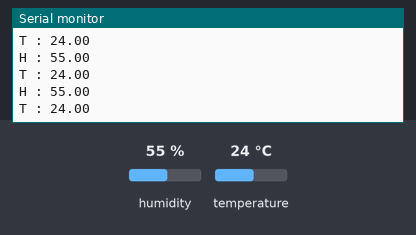
Simulated run of this sketch. Board: Arduino Uno, built with avr-gcc and run on an emulated ATmega328P. Shown: the last lines printed to the serial monitor. The test bench sets the inputs (shaded band); at power-on: humidity 55 %, temperature 24 °C.

Above: at 2.8 s.
2.9 s: humidity set to 22 %
At 4.89 s:
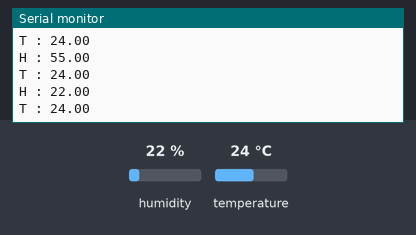
5.6 s: temperature set to 12 °C
At 6.92 s:
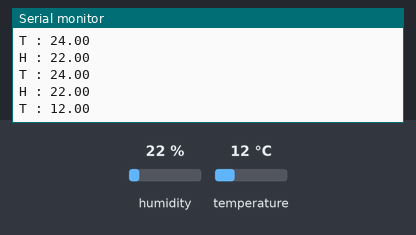
8.3 s: humidity set to 40 %
At 8.94 s:
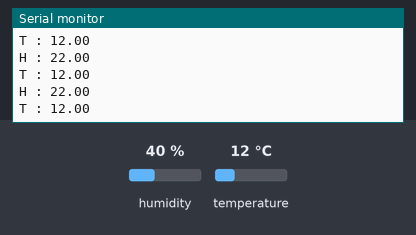
Timing chart, 0 to 11.3 s (numbered marks = the images above; inputs shaded):
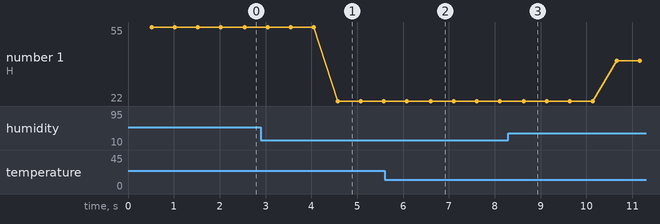

The sketch:

dht11_I.ino
```cpp
#include "DHT.h";
DHT dht(7, DHT11);


void setup() {
  // put your setup code here, to run once:
  dht.begin();
  Serial.begin(9600);
}

void loop() {
  // put your main code here, to run repeatedly:
  double humidity = dht.readHumidity();
  double temp = dht.readTemperature();
  delay(500);
  Serial.print("H : ");
  Serial.println(humidity);
  Serial.print("T : ");
  Serial.println(temp);
}
```

Measured:
- after the input at 2.9 s, the serial monitor: prints a new line after 1.7 s (image 1)
- after the input at 5.6 s, the serial monitor: prints a new line after 1.0 s (image 2)
- plotted number 1: 55 → 22 after the input at 2.9 s, 22 → 40 after the input at 8.3 s
